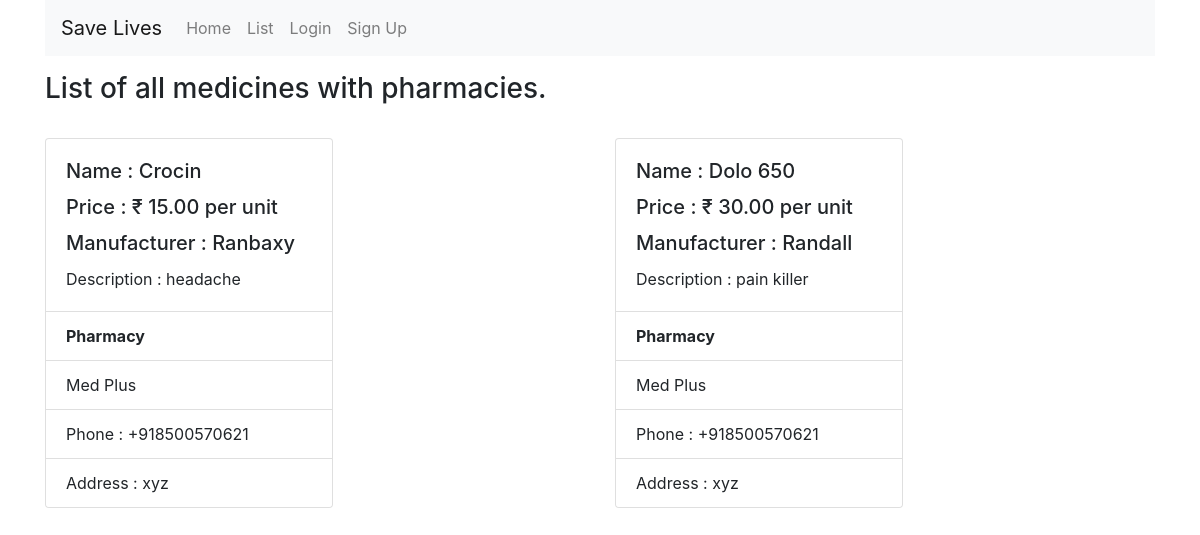
Page /list/ on the committed database.
### accounts/models.py (models this page shows, shortened)
class Medicine(models.Model):
    user = models.ForeignKey(User,on_delete = models.CASCADE)
    name = models.CharField(max_length=100)
    company = models.CharField(max_length=100,default='')
    price = models.DecimalField(max_digits=10,decimal_places=2)
    des = models.TextField(max_length=400)
    created_date = models.DateTimeField(default=timezone.now)
    updated_date = models.DateTimeField(default=timezone.now)

class UserProfile(models.Model):
    user = models.OneToOneField(User,on_delete=models.CASCADE)
    title = models.CharField(max_length=200)
    address = models.TextField(max_length=200)
    phone = PhoneNumberField()

### accounts/views.py (the view)
# urls.py: url(r'list/$',view_list,name='list'),
def view_list(request):
    medicine = Medicine.objects.all()
    args={'medicine':medicine}
    return render(request,'accounts/list.html',args)

### accounts/templates/accounts/list.html
{% extends 'base.html' %}
{% block content %}
<div class="container" style="margin-top:1rem">
  <h3>List of all medicines with pharmacies.</h3> <br>
  <div class="row">
    {% for meds in medicine %}
    <div class="col">
    <div class="card" style="width: 18rem;">
      <div class="card-body">
        <h5 class="card-title">Name  : {{meds.name}}</h5>
        <h5 class="card-title">Price : &#x20B9; {{meds.price}} per unit</h5>
        <h5 class="card-title">Manufacturer : {{meds.company}}</h5>
        <p class="card-text">Description : {{meds.des}}</p>
      </div>
      <ul class="list-group list-group-flush">
        <li class="list-group-item"> <strong>Pharmacy</strong> </li>
        <li class="list-group-item">{{meds.user.userprofile.title}}</li>
        <li class="list-group-item">Phone : {{meds.user.userprofile.phone}}</li>
        <li class="list-group-item">Address : {{meds.user.userprofile.address}}</li>
      </ul>
    </div>
    </div>
    {% endfor %}
  </div>
</div>
{% endblock %}

### accounts/templates/base.html (shortened to what this page needs)
<!DOCTYPE html>
<html>
  <head>
    <link rel="stylesheet" href="https://maxcdn.bootstrapcdn.com/bootstrap/4.0.0/css/bootstrap.min.css">
  </head>
  <body>
    {% block body %}
    <div class="container">
      <nav class="navbar navbar-expand-lg navbar-light bg-light" style="background-color:transparent">
        {% if user.is_authenticated %}
  <a class="navbar-brand" href="/home">Save Lives</a>
  <button class="navbar-toggler" type="button" data-toggle="collapse" data-target="#navbarNavAltMarkup" aria-controls="navbarNavAltMarkup" aria-expanded="false" aria-label="Toggle navigation">
    <span class="navbar-toggler-icon"></span>
  </button>
  <div class="collapse navbar-collapse" id="navbarNavAltMarkup">
    <div class="navbar-nav">
      <a class="nav-item nav-link" href="/home">Home</a>
      <a class="nav-item nav-link" href="/list">List</a>
      <a class="nav-item nav-link" href="{% url 'profile' %}">Profile</a>
      <a class="nav-item nav-link" href="{% url 'logout' %}">Logout</a>
    </div>
  </div>
  {% else %}
  <a class="navbar-brand" href="/home">Save Lives</a>
  <div class="collapse navbar-collapse" id="navbarNavAltMarkup">
    <div class="navbar-nav navbar-right">
      <a class="nav-item nav-link" href="{% url 'home' %}">Home</a>
      <a class="nav-item nav-link" href="{% url 'list' %}">List</a>
      <a class="nav-item nav-link" href="{% url 'login' %}">Login</a>
      <a class="nav-item nav-link" href="{% url 'register' %}">Sign Up</a>
    </div>
  </div>
  {% endif %}
</nav>
    </div>
    {% endblock %}
    {% block content %}
    {% endblock %}
  </body>
</html>

### rows in the picture
Medicine: name "Crocin", price "15.00", company "Ranbaxy", des "headache", user.userprofile "Med Plus", user.userprofile.phone "+918500570621", user.userprofile.address "xyz"
Medicine: name "Dolo 650", price "30.00", company "Randall", des "pain killer", user.userprofile "Med Plus", user.userprofile.phone "+918500570621", user.userprofile.address "xyz"
